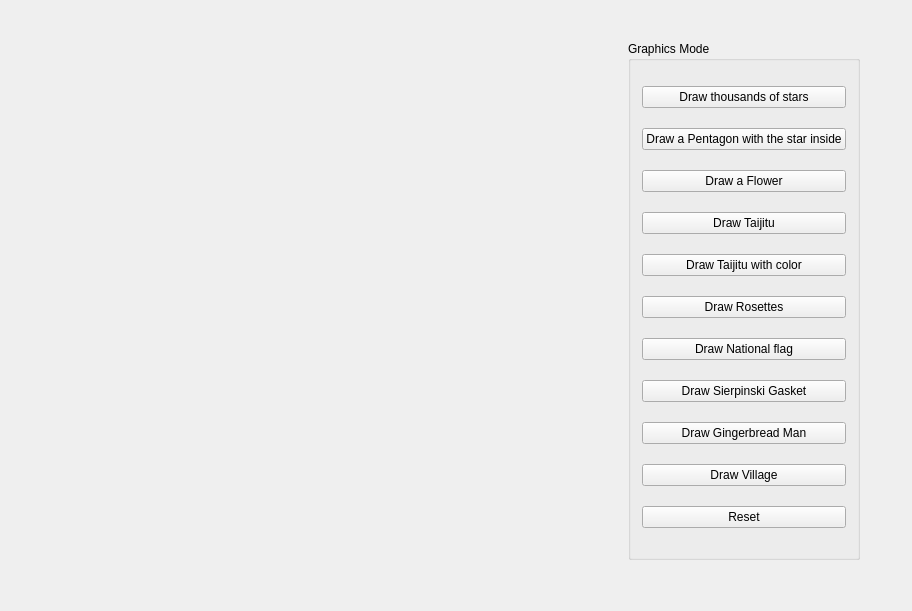
<?xml version="1.0" encoding="UTF-8"?>
<ui version="4.0">
 <class>MainWindow</class>
 <widget class="QMainWindow" name="MainWindow">
  <property name="geometry">
   <rect>
    <x>0</x>
    <y>0</y>
    <width>912</width>
    <height>611</height>
   </rect>
  </property>
  <property name="windowTitle">
   <string>MainWindow</string>
  </property>
  <widget class="QWidget" name="centralWidget">
   <widget class="QWidget" name="layoutWidget">
    <property name="geometry">
     <rect>
      <x>40</x>
      <y>30</y>
      <width>831</width>
      <height>541</height>
     </rect>
    </property>
    <layout class="QHBoxLayout" name="horizontalLayout">
     <item>
      <widget class="graphics" name="GraphicsPresenter" native="true"/>
     </item>
     <item>
      <widget class="QGroupBox" name="GraphicsControl">
       <property name="sizePolicy">
        <sizepolicy hsizetype="Fixed" vsizetype="Preferred">
         <horstretch>0</horstretch>
         <verstretch>0</verstretch>
        </sizepolicy>
       </property>
       <property name="title">
        <string>Graphics Mode</string>
       </property>
       <layout class="QVBoxLayout" name="verticalLayout">
        <item>
         <widget class="QPushButton" name="BtnDrawStars">
          <property name="text">
           <string>Draw thousands of stars</string>
          </property>
         </widget>
        </item>
        <item>
         <widget class="QPushButton" name="BtnDrawPentagon">
          <property name="text">
           <string>Draw a Pentagon with the star inside</string>
          </property>
         </widget>
        </item>
        <item>
         <widget class="QPushButton" name="BtnDrawFlower">
          <property name="text">
           <string>Draw a Flower</string>
          </property>
         </widget>
        </item>
        <item>
         <widget class="QPushButton" name="BtnDrawTaijitu">
          <property name="text">
           <string>Draw Taijitu</string>
          </property>
         </widget>
        </item>
        <item>
         <widget class="QPushButton" name="BtnDrawTaijituColor">
          <property name="text">
           <string>Draw Taijitu with color</string>
          </property>
         </widget>
        </item>
        <item>
         <widget class="QPushButton" name="BtnDrawRosettes">
          <property name="text">
           <string>Draw Rosettes</string>
          </property>
         </widget>
        </item>
        <item>
         <widget class="QPushButton" name="BtnDrawNationalFlag">
          <property name="text">
           <string>Draw National flag</string>
          </property>
         </widget>
        </item>
        <item>
         <widget class="QPushButton" name="BtnDrawSG">
          <property name="text">
           <string>Draw Sierpinski Gasket</string>
          </property>
         </widget>
        </item>
        <item>
         <widget class="QPushButton" name="BtnDrawGM">
          <property name="text">
           <string>Draw Gingerbread Man</string>
          </property>
         </widget>
        </item>
        <item>
         <widget class="QPushButton" name="BtnDrawVillage">
          <property name="text">
           <string>Draw Village</string>
          </property>
         </widget>
        </item>
        <item>
         <widget class="QPushButton" name="BtnReset">
          <property name="text">
           <string>Reset</string>
          </property>
         </widget>
        </item>
       </layout>
      </widget>
     </item>
    </layout>
   </widget>
  </widget>
 </widget>
 <layoutdefault spacing="6" margin="11"/>
 <customwidgets>
  <customwidget>
   <class>graphics</class>
   <extends>QWidget</extends>
   <header>graphics.h</header>
   <container>1</container>
  </customwidget>
 </customwidgets>
 <resources/>
 <connections/>
</ui>
